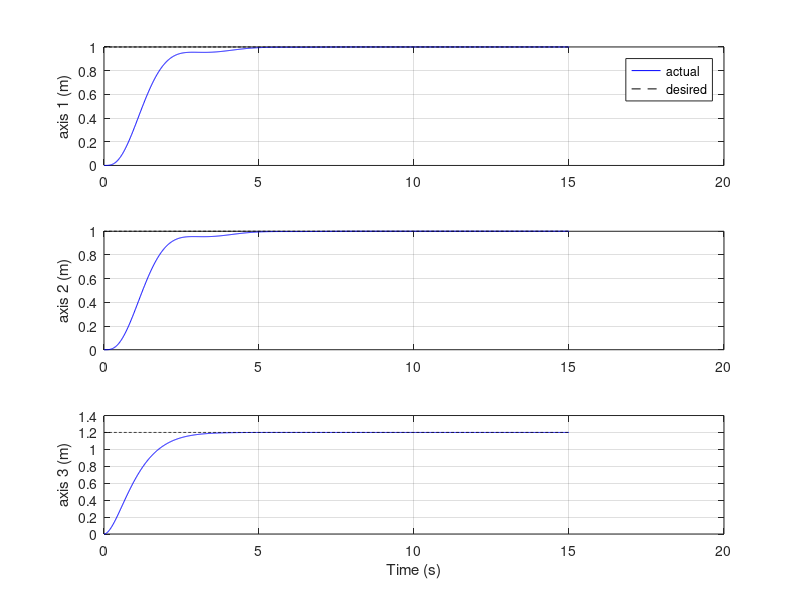
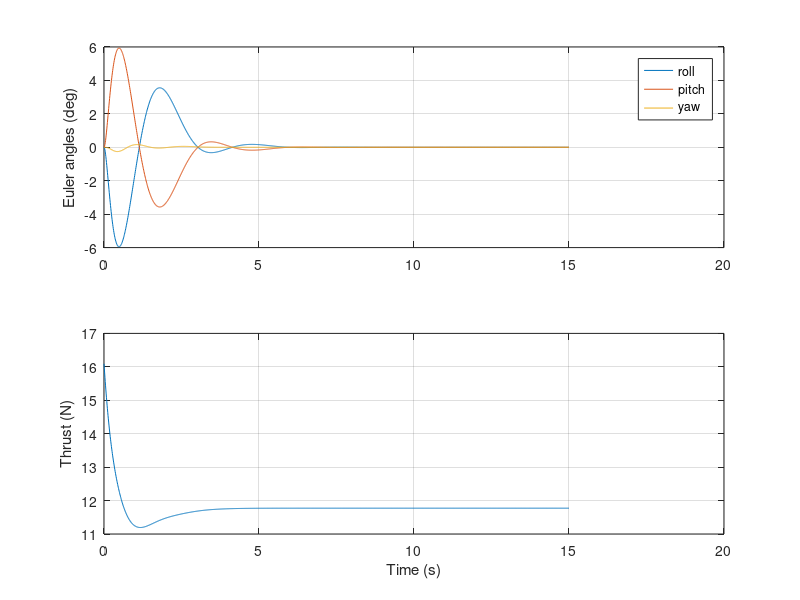

The MATLAB source for these figures, in order:
function quadrotor_hover_position_demo
% NEW REFERENCE EXAMPLE (not an original archived research simulation).
% Simplified nonlinear 12-state quadrotor with cascaded position/attitude PD.
% No mixer, motor dynamics, state estimator, disturbance, or hardware model.
% Position z is UP; inertial frame right-handed; rotation Rz*Ry*Rx.

m = 1.2; g = 9.81; J = diag([0.019 0.019 0.034]);
Kp_pos = diag([1.6 1.6 3.0]); Kd_pos = diag([2.2 2.2 3.2]);
Kp_att = diag([0.8 0.8 0.4]); Kd_att = diag([0.28 0.28 0.20]);
Ts = 0.01; tf = 15; t = (0:Ts:tf)'; n = numel(t);
X = zeros(n, 12); U = zeros(n, 4); Ref = zeros(n,3);
X(1,1:3) = [0 0 0];
for k = 1:n-1
    target = [1; 1; 1.2]; Ref(k,:) = target';
    q = X(k,1:3)'; v = X(k,4:6)';
    eul = X(k,7:9)'; omega = X(k,10:12)';
    a_des = Kp_pos*(target-q) - Kd_pos*v;
    a_des(3) = max(min(a_des(3), 6), -6);
    psi_ref = 0;
    phi_ref = (a_des(1)*sin(psi_ref)-a_des(2)*cos(psi_ref))/g;
    theta_ref = (a_des(1)*cos(psi_ref)+a_des(2)*sin(psi_ref))/g;
    phi_ref = max(min(phi_ref,deg2rad(20)),-deg2rad(20));
    theta_ref = max(min(theta_ref,deg2rad(20)),-deg2rad(20));
    den = max(0.55,cos(eul(1))*cos(eul(2)));
    Tcmd = m*(g + a_des(3))/den;
    Tcmd = max(0,min(3*m*g,Tcmd));
    tau = Kp_att*([phi_ref; theta_ref; psi_ref]-eul)-Kd_att*omega;
    tau = max(min(tau,[0.5;0.5;0.3]),-[0.5;0.5;0.3]);
    U(k,:) = [Tcmd tau'] ;
    u = [Tcmd;tau]; xs = X(k,:)';
    f1 = plant(xs,u,m,J,g); f2 = plant(xs+0.5*Ts*f1,u,m,J,g);
    f3 = plant(xs+0.5*Ts*f2,u,m,J,g); f4 = plant(xs+Ts*f3,u,m,J,g);
    X(k+1,:) = (xs+Ts/6*(f1+2*f2+2*f3+f4))';
end
Ref(n,:) = [1 1 1.2]; U(n,:) = U(n-1,:);
figure('Name','Position tracking — new reference demo');
for i=1:3
 subplot(3,1,i); plot(t, X(:,i),'b',t,Ref(:,i),'k--');
 ylabel(sprintf('axis %d (m)', i)); grid on; if i==1; legend('actual','desired'); end
end
xlabel('Time (s)');
figure('Name','Attitude and thrust — new reference demo');
subplot(2,1,1); plot(t,rad2deg(X(:,7:9))); grid on;
ylabel('Euler angles (deg)');legend('roll','pitch','yaw');
subplot(2,1,2); plot(t,U(:,1)); grid on; ylabel('Thrust (N)'); xlabel('Time (s)');
end

function dx=plant(x,u,m,J,g)
p=x(1:3); v=x(4:6); angles=x(7:9); omega=x(10:12);
phi=angles(1); theta=angles(2); psi=angles(3);
cr=cos(phi);sr=sin(phi); ct=cos(theta);st=sin(theta);
cy=cos(psi); sy=sin(psi);
Rx=[1 0 0;0 cr -sr;0 sr cr];
Ry=[ct 0 st;0 1 0;-st 0 ct];
Rz=[cy -sy 0;sy cy 0;0 0 1];
R=Rz*Ry*Rx;
drag=0.10*v;
a=(R*[0;0;u(1)]-drag)/m-[0;0;g];
ct_safe=sign(ct)*max(abs(ct),1e-4);
E=[1 sr*st/ct_safe cr*st/ct_safe; 0 cr -sr; 0 sr/ct_safe cr/ct_safe];
eul_dot=E*omega;
w_dot=J\(u(2:4)-cross(omega,J*omega));
dx=[v; a; eul_dot; w_dot];
end
